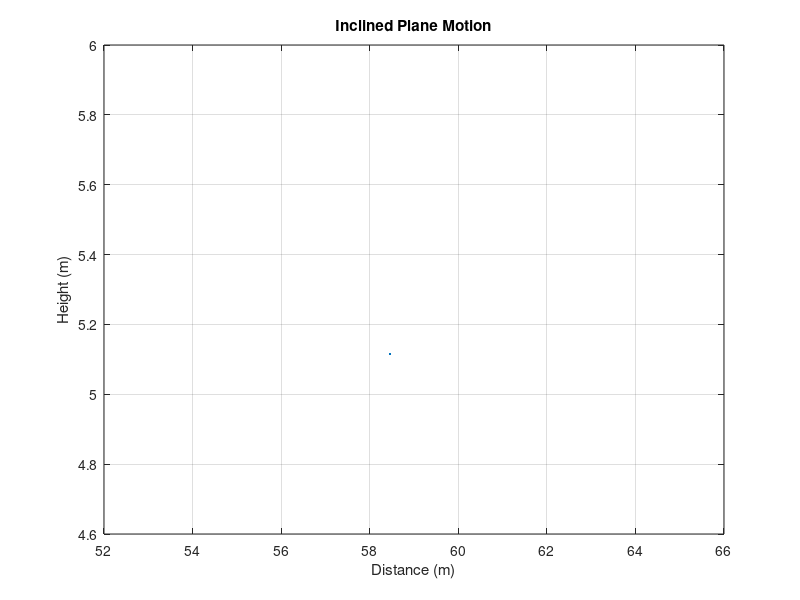

This figure's MATLAB source:
close all; clear; clc;

% Prompt the user to input initial velocity, gravity, incline angle, and friction coefficient
v0 = input('Enter the initial velocity (m/s): ');
g = input('Enter the gravity (m/s^2): ');
alpha = input('Enter the incline angle (degrees): ');
friction_coefficient = input('Enter the friction coefficient: ');

% Split the initial velocity into x and y components
vx0 = v0 * cosd(alpha); % Initial velocity in the x-direction
vy0 = v0 * sind(alpha); % Initial velocity in the y-direction

% Convert the incline angle to radians
alpha_rad = deg2rad(alpha);

% Calculate effective gravity and friction force on the incline
g_effective = g * sind(alpha); % Effective gravity considering the incline
friction_force = friction_coefficient * g * cosd(alpha); % Friction force

% Time interval and time array creation
dt = 0.01; % Time interval
t_max = (2 * vy0) / g_effective; % Maximum value for time array
t = 0:dt:t_max; % Time range

% Calculate object's position
x = (vx0 / g_effective) * (v0 * sind(alpha) + sqrt((v0 * sind(alpha))^2 + 2 * g_effective * friction_force));
y = (vy0 / g_effective) * (v0 * sind(alpha) + sqrt((v0 * sind(alpha))^2 + 2 * g_effective * friction_force)); % Position in the y-direction

% Plot the trajectory
figure;
plot(x, y);
title('Inclined Plane Motion');
xlabel('Distance (m)');
ylabel('Height (m)');
grid on;

% Display the results
fprintf('Object''s landing position: x = %.2f m, y = %.2f m\n', x, y);
